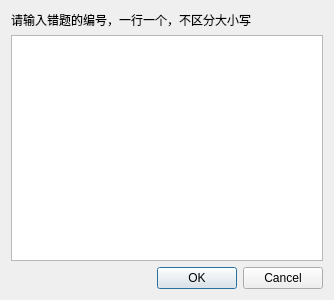
<?xml version="1.0" encoding="UTF-8"?>
<ui version="4.0">
 <class>Dialog</class>
 <widget class="QDialog" name="Dialog">
  <property name="geometry">
   <rect>
    <x>0</x>
    <y>0</y>
    <width>334</width>
    <height>300</height>
   </rect>
  </property>
  <property name="windowTitle">
   <string>录入错误情况</string>
  </property>
  <layout class="QVBoxLayout" name="verticalLayout">
   <item>
    <widget class="QLabel" name="label">
     <property name="text">
      <string>请输入错题的编号，一行一个，不区分大小写</string>
     </property>
    </widget>
   </item>
   <item>
    <widget class="QTextEdit" name="textEdit"/>
   </item>
   <item>
    <widget class="QDialogButtonBox" name="buttonBox">
     <property name="orientation">
      <enum>Qt::Horizontal</enum>
     </property>
     <property name="standardButtons">
      <set>QDialogButtonBox::Cancel|QDialogButtonBox::Ok</set>
     </property>
    </widget>
   </item>
  </layout>
 </widget>
 <resources/>
 <connections>
  <connection>
   <sender>buttonBox</sender>
   <signal>rejected()</signal>
   <receiver>Dialog</receiver>
   <slot>reject()</slot>
   <hints>
    <hint type="sourcelabel">
     <x>316</x>
     <y>260</y>
    </hint>
    <hint type="destinationlabel">
     <x>286</x>
     <y>274</y>
    </hint>
   </hints>
  </connection>
  <connection>
   <sender>buttonBox</sender>
   <signal>accepted()</signal>
   <receiver>Dialog</receiver>
   <slot>accept()</slot>
   <hints>
    <hint type="sourcelabel">
     <x>248</x>
     <y>254</y>
    </hint>
    <hint type="destinationlabel">
     <x>157</x>
     <y>274</y>
    </hint>
   </hints>
  </connection>
 </connections>
</ui>
